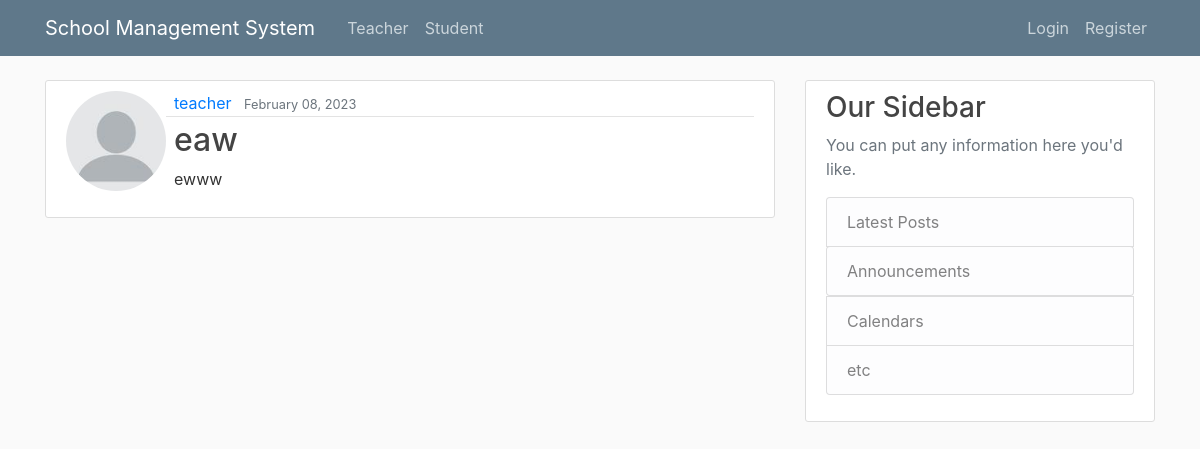
/school/anno, run on an earlier commit of the app's database.
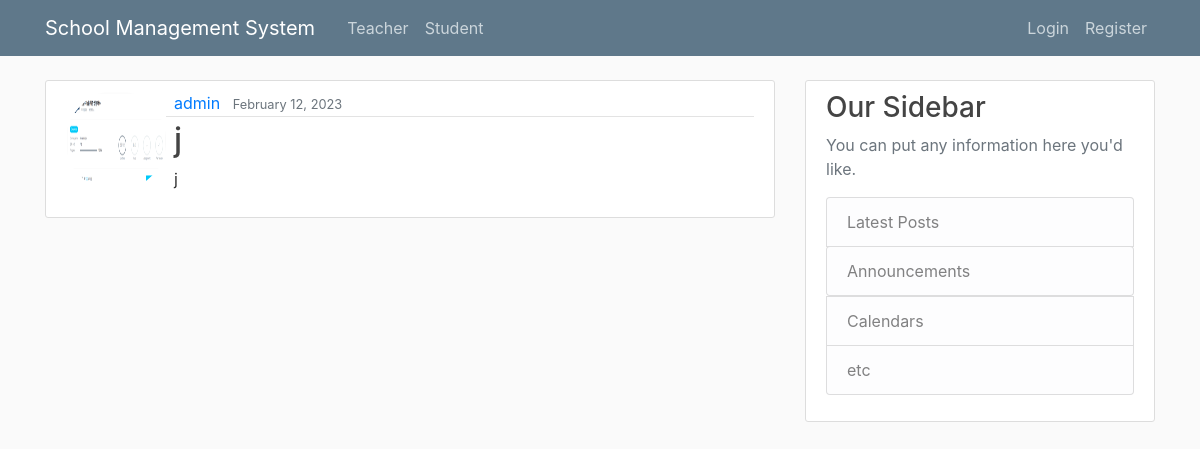
And on a later commit of the database.
### school/models.py (models this page shows, shortened)
class Announcement(models.Model):
    anno_title = models.CharField(
        max_length=100,
        help_text="Title of announcement",
    )
    anno_content = models.TextField(
        help_text="Content of announcement",
    )
    anno_date = models.DateTimeField(
        default=timezone.now,
        help_text="Date of creation",
    )
    auther_name = models.ForeignKey(
        SchoolUser,
        on_delete=models.CASCADE,
        help_text="Name of auther",
    )

class SchoolUser(models.Model):
    class TypeTeacherStudent(models.TextChoices):
        STUDENT = 'S', ("Student")
        TEACHER = 'T', ("Teacher")
        ADMIN = 'A', ("Admin")
        UNDETERMINED = 'U', ("Undetermined")
    site_user = models.OneToOneField(
        User,
        on_delete=models.CASCADE,
        null=False,
        help_text="User of school website",
    )
    type_user = models.CharField(
        max_length=1,
        choices=TypeTeacherStudent.choices,
        default=TypeTeacherStudent.STUDENT,
        help_text="Type of user(Teacher, Student, Admin, Undetermined)",
    )

### users/models.py (models this page shows, shortened)
class User(AbstractUser):
    def __str__(self):
        return f"{self.username}"

class Profile(models.Model):
    user = models.OneToOneField(
        User,
        on_delete=models.CASCADE,
    )
    image = models.ImageField(
        default='default.jpg',
        upload_to='profile_pics',
    )
    objects = ProfileManager()

### school/views.py (the view)
# urls.py: path('anno', views.AnnoGeneralView.as_view(), name='anno_general'),
class AnnoGeneralView(generic.ListView):
    model = Announcement
    template_name = 'school/anno_generic.html'
    context_object_name = 'anno_list'
    def get_queryset(self):
        return Announcement.objects.all()
    def get_context_data(self, **kwargs):
        context = super(AnnoGeneralView, self).get_context_data(**kwargs)
        get_context_schooluser(self.request.user, context)
        return context

### school/templates/school/anno_generic.html (shortened to what this page needs)
{% extends "base_generic.html" %}
{% block content %}
    {% for anno in anno_list %}
        <article class="media content-section">
            <img class="rounded-circle aritcle-img" src="{{ anno.auther_name.site_user.profile.image.url }}" width="100" height="100">
            <div class="media-body">
            <div class="article-metadata">
              <a class="ml-2 mr-2" href="#">{{ anno.auther_name.site_user }}</a>
              <small class="text-muted">{{ anno.anno_date|date:"F d, Y" }}</small>
            </div>
            <h2><a class="ml-2 article-title" href="{% url 'school:anno_detail' anno.id %}">{{ anno.anno_title }}</a></h2>
            <p class="ml-2 article-content">{{ anno.anno_content }}</p>
          </div>
        </article>
    {% endfor %}
{% endblock %}

### school/templates/base_generic.html (shortened to what this page needs)
{% load static %}
<!DOCTYPE html>
<html>
<head>
    <link rel="stylesheet" href="https://maxcdn.bootstrapcdn.com/bootstrap/4.0.0/css/bootstrap.min.css">
    <link rel="stylesheet" type="text/css" href="{% static 'css/main.css' %}">
</head>
<body>
    <header class="site-header">
      <nav class="navbar navbar-expand-md navbar-dark bg-steel fixed-top">
        <div class="container">
          <a class="navbar-brand mr-4" href="{% url 'school:school_main' %}">School Management System</a>
          <div class="collapse navbar-collapse" id="navbarToggle">
            <div class="navbar-nav mr-auto">
              <a class="nav-item nav-link" href="{% url 'school:teacher_general' %}">Teacher</a>
              <a class="nav-item nav-link" href="{% url 'school:student_general' %}">Student</a>
            </div>
            <div class="navbar-nav">
              {% if user.is_authenticated %}
                <a class="nav-item nav-link" href="{% url 'user_profile' %}">Profile</a>
                <a class="nav-item nav-link" href="{% url 'user_logout' %}">Logout</a>
              {% else %}
                <a class="nav-item nav-link" href="{% url 'user_login' %}">Login</a>
                <a class="nav-item nav-link" href="{% url 'user_register' %}">Register</a>
              {% endif %}
            </div>
          </div>
        </div>
      </nav>
    </header>
    <main role="main" class="container">
      <div class="row">
        <div class="col-md-8">
          {% block content %}{% endblock %}
        </div>
        <div class="col-md-4">
          <div class="content-section">
            <h3>Our Sidebar</h3>
            <p class='text-muted'>You can put any information here you'd like.
              <ul class="list-group">
                <li class="list-group-item list-group-item-light">Latest Posts</li>
                <a href="{% url 'school:anno_general' %}"><li class="list-group-item list-group-item-light">Announcements</li></a>
                <li class="list-group-item list-group-item-light">Calendars</li>
                <li class="list-group-item list-group-item-light">etc</li>
              </ul>
            </p>
          </div>
        </div>
      </div>
    </main>
</body>
</html>

### school/static/css/main.css (style rules this page uses)
body { background: #fafafa; color: #333333; margin-top: 5rem; }
h1, h2, h3, h4, h5, h6 { color: #444444; }
ul { margin: 0; }
.bg-steel { background-color: #5f788a; }
.site-header .navbar-nav .nav-link { color: #cbd5db; }
.content-section { background: #ffffff; padding: 10px 20px; border: 1px solid #dddddd; border-radius: 3px; margin-bottom: 20px; }
.article-title { color: #444444; }
.article-content { white-space: pre-line; }
.article-metadata { padding-bottom: 1px; margin-bottom: 4px; border-bottom: 1px solid #e3e3e3 }

What changed in the data, as far as the page shows it:
removed Announcement: auther_name.site_user.profile.image (placeholder picture), auther_name.site_user "teacher", anno_date "February 08, 2023", anno_title "eaw", anno_content "ewww"
added Announcement: auther_name.site_user.profile.image (picture), auther_name.site_user "admin", anno_date "February 12, 2023", anno_title "j", anno_content "j"
